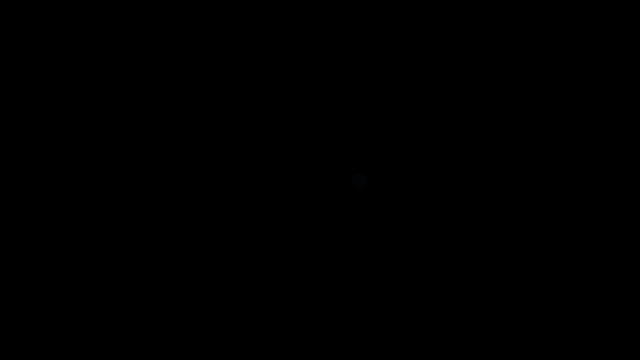
Frame 1 (no input)
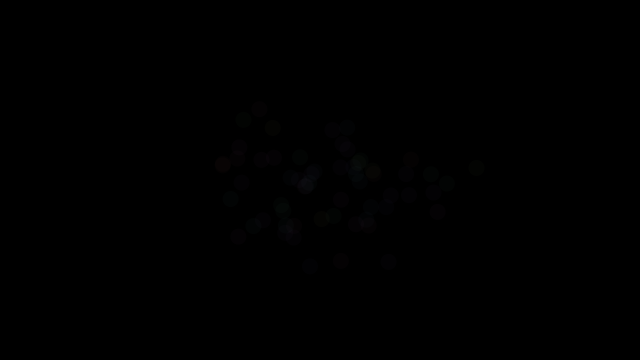
Frame 60 (the mouse pressed at the canvas centre just before this capture)
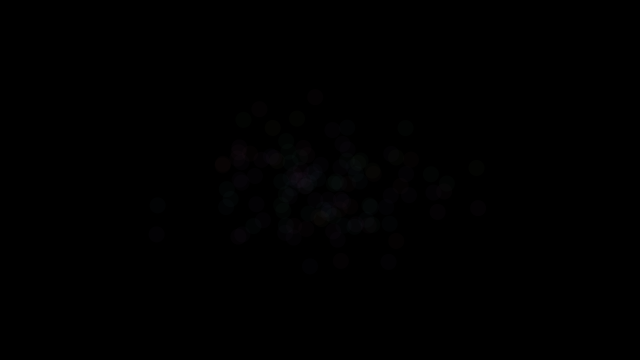
Frame 120 (the mouse held since frame 60 and released just before this capture)

The Processing sketch that drew these frames (run headless with seeded random() and noise(); from frame 60 on, the mouse is pressed at the canvas centre):

// Processing sketch: e_0_4_Gaussian_distribution
// ── e_0_4_Gaussian_distribution.pde
import java.util.Random; //!!! We can make use of a class known as Random, which we get for free as part of the default Java libraries imported into Processing

Random generatorX; //Random is a special class, it provides the seed for the generator variable?
Random generatorY;
Random generatorH;

void setup() {
  size(640,360);
  generatorX = new Random();
  generatorY = new Random();
  generatorH = new Random();
  background(0);
}

void draw() {
//Note that nextGaussian() returns a double.
  float numX = (float) generatorX.nextGaussian();
  float numY = (float) generatorY.nextGaussian();
  float numH = (float) generatorY.nextGaussian();
  float sdX = 60; //60
  float sdY = 33;
  float sdH = 60;
  float meanX = 320;
  float meanY = 180;
  float meanH = 180;
 
//Multiply by the standard deviation and add the mean.
  float x = sdX * numX + meanX;
  float y = sdY * numY + meanY;
  float h = sdH * numH + meanH;
  
  noStroke();
  colorMode(HSB);
  fill(h, 100, 100, 10);
  ellipse(x,y,16,16);
}
